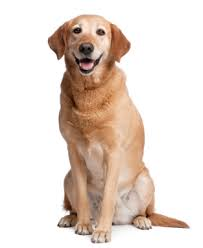
#> input picture CNN/CIFAR/keras/src/Dog.jpg, 203 x 248 px
$ jupyter execute 'Histogram_Equalization .ipynb'
#> lines starting #> are read from the running program, lines starting #| are printed output that depends on the picture
### Program - Visualize Histogram Equalization Of Color Images

[cell 1]
import warnings
import numpy as np
import matplotlib.pyplot as plt

# -------------------------------------

from skimage.io import imread
from skimage import img_as_float
from skimage import exposure, color
from skimage.transform import resize

### Visualization Function -  Contrast Limited Adaptive Histogram Equalization (CLAHE)

Adaptive Histogram Equalization (AHE) is a computer image processing technique used to improve contrast in images. It differs from ordinary histogram equalization in the respect that the adaptive method computes several histograms, each corresponding to a distinct section of the image, and uses them to redistribute the lightness values of the image. It is therefore suitable for improving the local contrast and enhancing the definitions of edges in each region of an image.

However, AHE has a tendency to overamplify noise in relatively homogeneous regions of an image. A variant of adaptive histogram equalization called contrast limited adaptive histogram equalization (CLAHE) prevents this by limiting the amplification.

Reference - https://en.wikipedia.org/wiki/Adaptive_histogram_equalization

[cell 2]
def image_contrast_adjusment(img):

    # Convert pixel intensities to float value
    img_start = img_as_float(img)

    #Transorm image to HSV color spaace
    img_hsv = color.rgb2hsv(img_start)

    #Retrieve the value/brightness componenet of image
    brightness = img_hsv[:,:,2]

    # Apply CLAHE algorithm on brighntess component of image to adjust image contrast
    with warnings.catch_warnings():
        warnings.simplefilter("ignore")
        b_adapteq = exposure.equalize_adapthist(brightness, clip_limit=0.03, nbins=48)

    # Restore brighntess component subject to CLAHE to original HSV color space
    img_hsv[:,:,2] = b_adapteq

    # Convert image from HSV to RGB color space
    img_end = color.hsv2rgb(img_hsv)

    # Initialize size of image
    img_size = np.shape(img)[0]

    # Visualiize image in different color spaces at different stages of image preprocessing
    plt.figure(figsize=(14, 7))

    plt.subplot(131)
    plt.imshow(img_start)
    plt.title("Initial Image")
    plt.xticks([0,img_size//2,img_size-1])
    plt.yticks([0,img_size//2,img_size-1])

    plt.subplot(132)
    plt.imshow(img_hsv)
    plt.title("HSV Image")
    plt.xticks([0,img_size//2,img_size-1])
    plt.yticks([0,img_size//2,img_size-1])

    plt.subplot(133)
    plt.imshow(img_end)
    plt.title("Convereted Image")
    plt.xticks([0,img_size//2,img_size-1])
    plt.yticks([0,img_size//2,img_size-1])

    plt.tight_layout()
    plt.show()

### Visualize Images - Before and After CLAHE

[cell 3]
# Load image of Dog
x_dog = imread("Dog.jpg")
#> x_dog is the input picture: shape (248, 203, 3); mean R, G, B 229.8, 216.6, 207.7

# Resize image of Dog
x_dog = resize(x_dog, (200, 200), mode='reflect')
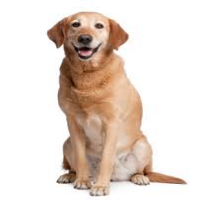
#> x_dog: shape (200, 200, 3) float64; mean R, G, B 0.901, 0.849, 0.814

[cell 4]
# Visualize effects of CLAHE Algorithm on image
image_contrast_adjusment(x_dog)
#> in image_contrast_adjusment, `img_hsv = color.rgb2hsv(img_start)`: img_hsv: shape (200, 200, 3) float64; mean of channels 0, 1, 2 0.0753, 0.13, 0.901
#> in image_contrast_adjusment, `brightness = img_hsv[:,:,2]`:
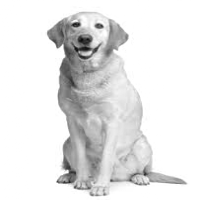
#> brightness: shape (200, 200) float64; min 0.054, max 1, mean 0.901
#> in image_contrast_adjusment, `b_adapteq = exposure.equalize_adapthist(brightness, clip_limit=0.03, n..`:
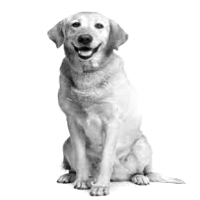
#> b_adapteq: shape (200, 200) float64; min 0, max 1, mean 0.895
#> in image_contrast_adjusment, `img_hsv[:,:,2] = b_adapteq`: img_hsv: shape (200, 200, 3) float64; mean of channels 0, 1, 2 0.0753, 0.13, 0.895
#> in image_contrast_adjusment, `img_end = color.hsv2rgb(img_hsv)`:
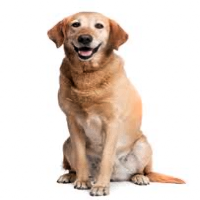
#> img_end: shape (200, 200, 3) float64; mean R, G, B 0.894, 0.845, 0.811

[cell 5]
# Load Image of Cat
x_cat = imread("Cat.jpg")
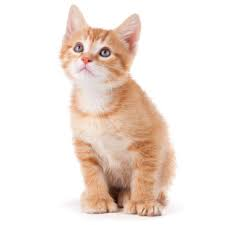
#> input picture CNN/CIFAR/keras/src/Cat.jpg, 225 x 225 px
#> x_cat is the input picture: shape (225, 225, 3); mean R, G, B 241.1, 228.3, 220.4

# Resize image of Cat
x_cat = resize(x_cat, (200, 200), mode='reflect')
#> x_cat: shape (200, 200, 3) float64

[cell 6]
# Visualize effects of CLAHE Algorithm on image
image_contrast_adjusment(x_cat)
#> in image_contrast_adjusment (call 2), `img_hsv = color.rgb2hsv(img_start)`: img_hsv: shape (200, 200, 3) float64; mean of channels 0, 1, 2 0.0677, 0.101, 0.946
#> in image_contrast_adjusment (call 2), `brightness = img_hsv[:,:,2]`:
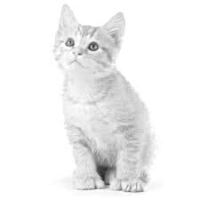
#> brightness: shape (200, 200) float64; min 0.149, max 1, mean 0.946
#> in image_contrast_adjusment (call 2), `b_adapteq = exposure.equalize_adapthist(brightness, clip_limit=0.03, n..`:
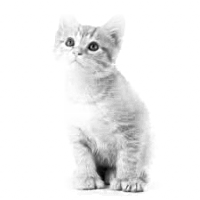
#> b_adapteq: shape (200, 200) float64; min 0, max 1, mean 0.937
#> in image_contrast_adjusment (call 2), `img_hsv[:,:,2] = b_adapteq`: img_hsv: shape (200, 200, 3) float64; mean of channels 0, 1, 2 0.0677, 0.101, 0.937
#> in image_contrast_adjusment (call 2), `img_end = color.hsv2rgb(img_hsv)`:
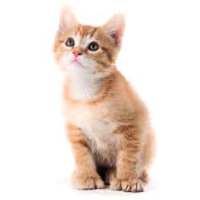
#> img_end: shape (200, 200, 3) float64; mean R, G, B 0.937, 0.89, 0.86
